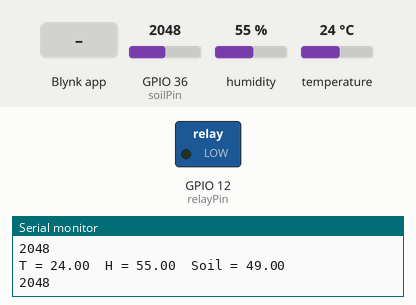
The sketch below on a simulated ESP32. Parts: switched loads named in the sketch (green lamp = pin HIGH), the last lines printed to the serial monitor. The inputs (shaded band) are chosen by the test bench; at power-on: GPIO 36 (soilPin) = 2048, humidity 55 %, temperature 24 °C. WiFi joins after 1.5 s; servers stay silent unless stated.

Above: at 3.0 s.
3.1 s: Blynk app writes 1 to V3
At 3.7 s:
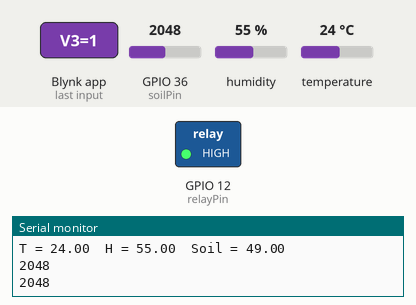
Timing chart, 0 to 6.1 s (numbered marks = the images above; inputs shaded):
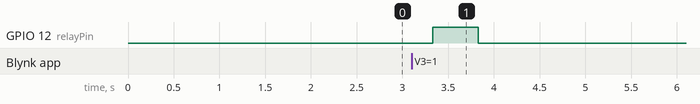

The sketch:

Project.ino
```cpp
#define BLYNK_TEMPLATE_ID "TMPL6ButUfLKP"
#define BLYNK_TEMPLATE_NAME "Smart Farm"
#define BLYNK_AUTH_TOKEN "ib5brfoyf2805qn_V7xbJxgCCg1Rp0xQ"

// Thư viện
#include <DHT.h>
#include <Wire.h>
//#include <LiquidCrystal_I2C.h>

#define BLYNK_PRINT Serial
#include <WiFi.h>
#include <WiFiClient.h>
#include <BlynkSimpleEsp32.h>

// WiFi
char ssid[] = "1111";
char pass[] = "10122003";

// Ngưỡng môi trường
#define TEMP_LOW 26
#define TEMP_HIGH 36
#define SOIL_THRESHOLD 10

// DHT
#define DHTPIN 15
#define DHTTYPE DHT11
DHT dht(DHTPIN, DHTTYPE);

// Soil
const int soilPin = 36;

// Relay (motor)
const int relayPin = 12;
unsigned long prevMillis;
bool is_running = false;

BlynkTimer timer;

// ---- ĐỌC ĐỘ ẨM ĐẤT ----
float read_soil_moisture() {
  int raw = analogRead(soilPin);
  float percent = map(raw, 4095, 0, 0, 100);
  return constrain(percent, 0, 100);
}

// ---- KIỂM TRA MÔI TRƯỜNG ----
bool check_env_condition() {
  float t = dht.readTemperature();
  float percent = read_soil_moisture();

  return (
    (TEMP_LOW <= t && t <= TEMP_HIGH) &&
    (percent <= SOIL_THRESHOLD)
  );
}

// ---- HÀM ĐIỀU KHIỂN MOTOR TỰ ĐỘNG ----
void open_motor(int cycle, int duration, bool skip_env) {
  unsigned long currMillis = millis();

  if (!is_running && (currMillis - prevMillis) >= cycle) {
    if (!skip_env) {
      if (!check_env_condition()) return;
    }

    digitalWrite(relayPin, HIGH);
    prevMillis = currMillis;
    is_running = true;
  }

  if (is_running && ((currMillis - prevMillis) >= duration)) {
    digitalWrite(relayPin, LOW);
    prevMillis = currMillis;
    is_running = false;
  }
}

// ---- GỬI DỮ LIỆU LÊN BLYNK ----
void send_to_blynk() {
  float t = dht.readTemperature();
  float h = dht.readHumidity();
  float soil = read_soil_moisture();

  Blynk.virtualWrite(V0, t);
  Blynk.virtualWrite(V1, h);
  Blynk.virtualWrite(V2, soil);

  Serial.print("T = ");
  Serial.print(t);
  Serial.print("  H = ");
  Serial.print(h);
  Serial.print("  Soil = ");
  Serial.println(soil);
}

// ---- BLYNK ĐIỀU KHIỂN MOTOR (V3) ----
// Switch ON/OFF
BLYNK_WRITE(V3) {
  int state = param.asInt();
  if (state == 1) {
    digitalWrite(relayPin, HIGH);
    is_running = true;
  } else {
    digitalWrite(relayPin, LOW);
    is_running = false;
  }
}

void setup() {
  Serial.begin(115200);

  dht.begin();
  pinMode(soilPin, INPUT);
  pinMode(relayPin, OUTPUT);

  digitalWrite(relayPin, LOW);

  // Kết nối Blynk
  Blynk.begin(BLYNK_AUTH_TOKEN, ssid, pass);

  // Gửi dữ liệu mỗi 1 giây
  timer.setInterval(1000L, send_to_blynk);
}

void loop() {
  Blynk.run();
  timer.run();
  int raw = analogRead(soilPin);
  Serial.println(raw);
  delay(500);

  // Chế độ auto motor
  open_motor(10000, 3000, false);
}
```

Measured:
- after the input at 3.1 s, GPIO 12 (relayPin): LOW → HIGH after 0.23 s, → LOW 0.50 s later
